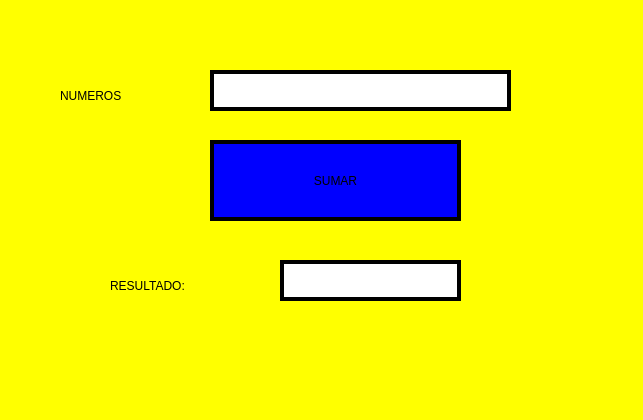
<?xml version="1.0" encoding="UTF-8"?>
<ui version="4.0">
 <class>MainWindow</class>
 <widget class="QMainWindow" name="MainWindow">
  <property name="geometry">
   <rect>
    <x>0</x>
    <y>0</y>
    <width>643</width>
    <height>420</height>
   </rect>
  </property>
  <property name="windowTitle">
   <string>MainWindow</string>
  </property>
  <property name="styleSheet">
   <string notr="true">background: color yellow</string>
  </property>
  <widget class="QWidget" name="centralwidget">
   <widget class="QLabel" name="label">
    <property name="geometry">
     <rect>
      <x>60</x>
      <y>70</y>
      <width>171</width>
      <height>51</height>
     </rect>
    </property>
    <property name="styleSheet">
     <string notr="true">font: 75 italic 15pt &quot;MS Sans Serif&quot;;</string>
    </property>
    <property name="text">
     <string>NUMEROS</string>
    </property>
   </widget>
   <widget class="QLineEdit" name="txt_numeros">
    <property name="geometry">
     <rect>
      <x>210</x>
      <y>70</y>
      <width>301</width>
      <height>41</height>
     </rect>
    </property>
    <property name="font">
     <font>
      <pointsize>15</pointsize>
     </font>
    </property>
    <property name="styleSheet">
     <string notr="true">border: 4px solid black;
background-color: white;
border_radius: 4px;</string>
    </property>
    <property name="text">
     <string/>
    </property>
   </widget>
   <widget class="QPushButton" name="btn_sumar">
    <property name="geometry">
     <rect>
      <x>210</x>
      <y>140</y>
      <width>251</width>
      <height>81</height>
     </rect>
    </property>
    <property name="styleSheet">
     <string notr="true">background:color blue;
font: 75 italic 14pt &quot;MS Sans Serif&quot;;
border: 4px solid black;
border_radius: 25px;</string>
    </property>
    <property name="text">
     <string>SUMAR</string>
    </property>
   </widget>
   <widget class="QLabel" name="label_3">
    <property name="geometry">
     <rect>
      <x>110</x>
      <y>260</y>
      <width>171</width>
      <height>51</height>
     </rect>
    </property>
    <property name="styleSheet">
     <string notr="true">font: 75 italic 15pt &quot;MS Sans Serif&quot;;</string>
    </property>
    <property name="text">
     <string>RESULTADO:</string>
    </property>
   </widget>
   <widget class="QLineEdit" name="txt_resultado">
    <property name="geometry">
     <rect>
      <x>280</x>
      <y>260</y>
      <width>181</width>
      <height>41</height>
     </rect>
    </property>
    <property name="font">
     <font>
      <pointsize>15</pointsize>
     </font>
    </property>
    <property name="styleSheet">
     <string notr="true">border: 4px solid black;
border_radius: 4px;
background-color: white;</string>
    </property>
    <property name="text">
     <string/>
    </property>
   </widget>
  </widget>
  <widget class="QMenuBar" name="menubar">
   <property name="geometry">
    <rect>
     <x>0</x>
     <y>0</y>
     <width>643</width>
     <height>26</height>
    </rect>
   </property>
  </widget>
  <widget class="QStatusBar" name="statusbar"/>
 </widget>
 <resources/>
 <connections/>
</ui>
